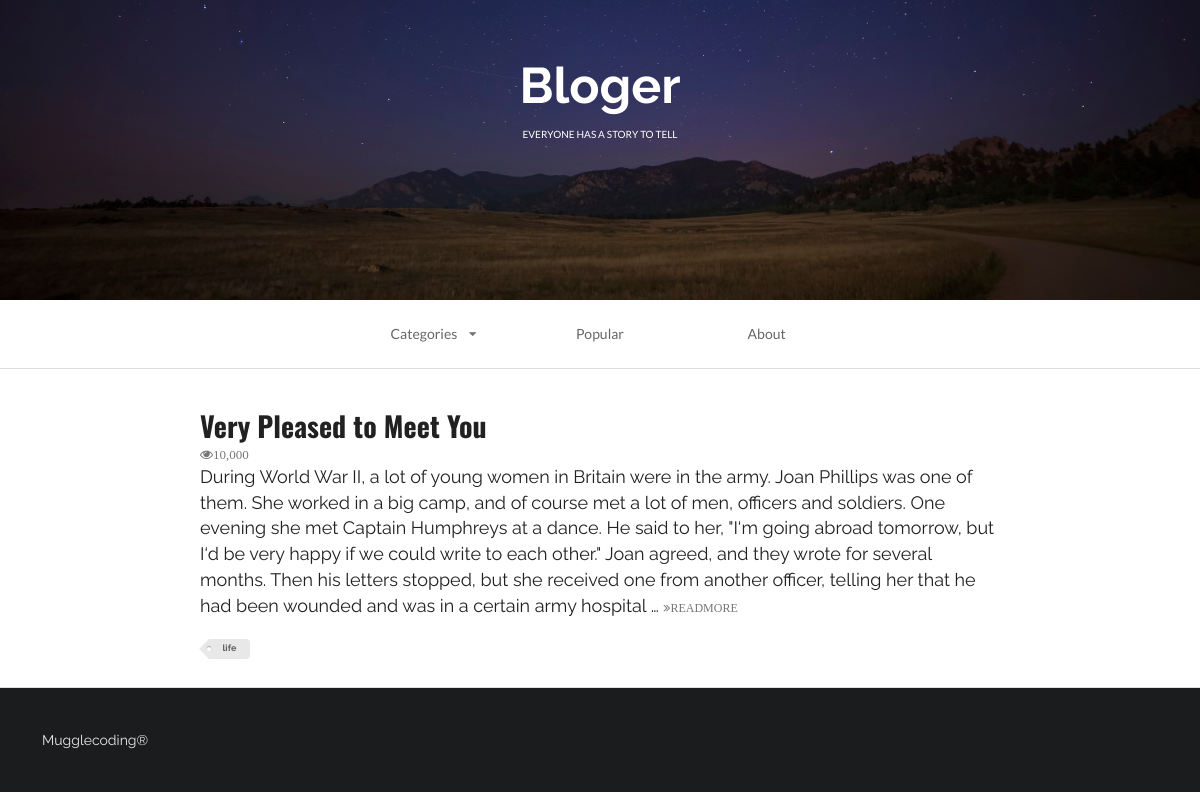
Page /index/?tag=life on the committed database.
### firstapp/models.py (models this page shows, shortened)
class Article(models.Model):
    headline = models.CharField(null=True, blank=True, max_length=500)
    content = models.TextField(null=True, blank=True)
    TAG_CHOICES = (
        ('tech', 'Tech'),
        ('life', 'Life')
    )
    tag = models.CharField(null=True, blank=True, max_length=10, choices=TAG_CHOICES)

### firstapp/views.py (the view)
# urls.py: url(r'^index/', index, name='index'),
def index(request):
    queruset = request.GET.get('tag')
    if queruset:
        article = Article.objects.filter(tag=queruset)
    else:
        article = Article.objects.all()
    context = {}
    context['article_list'] = article
    return render(request, 'first_web_2.html', context)

### firstapp/templates/first_web_2.html (shortened to what this page needs)
<!DOCTYPE html>
{% load staticfiles%}
<html>
    <head>
        <link rel="stylesheet" href="{% static 'css/semantic.css' %}"  media="screen" title="no title" charset="utf-8">
    </head>
    <body>
        <div class="ui inverted vertical  segment masthead">
            <h1 class="ui center aligned header blogslogon" style="font-size:50px;font-family: 'Raleway', sans-serif!important;">
                Bloger
                <p class="ui sub header">
                    everyone has a story to tell
                </p>
            </h1>
        </div>
        <div class="ui container nav">
            <div class="ui borderless text three item menu ">
                <div class="ui simple dropdown  item">
                    Categories
                    <i class="dropdown icon"></i>
                </div>
                <a class="item">
                    Popular
                </a>
                <a class="item">
                    About
                </a>
            </div>
        </div>
        <div class="ui divider"></div>
        <div class="ui  vertical segment">
            {% for article in article_list %}
            <div class="ui container vertical segment">
                <a href="{% url 'detail' article.id %}">
                    <h1 class="ui header">
                        {{ article.headline }}
                    </h1>
                </a>
                <i class="icon grey small unhide">10,000</i>
                <p>
                    {{ article.content|truncatewords:100 }}
                    <a href="#">
                        <i class="angle tiny double grey right icon">READMORE</i>
                    </a>
                </p>
                <div class="ui mini  tag label">
                    {{ article.tag }}
                </div>
            </div>
            {% endfor %}
        </div>
        <div class="ui inverted  vertical very padded  segment">
            Mugglecoding®
        </div>
    </body>
</html>

### rows in the picture
Article: headline "Very Pleased to Meet You", content "During World War II, a lot of young women in Britain were in the army. Joan Phillips was one of them. She worked in a big camp, and of course met a lot of men, officers and soldiers. One evening she met Captain Humphreys at a dance. He said to her, \"I‘m going abroad tomorrow, but I‘d be very happy if we could write to each other.\" Joan agreed, and they wrote for several months. Then his letters stopped, but she received one from another officer, telling her that he had been wounded and was in a certain army hospital …", tag "life"
